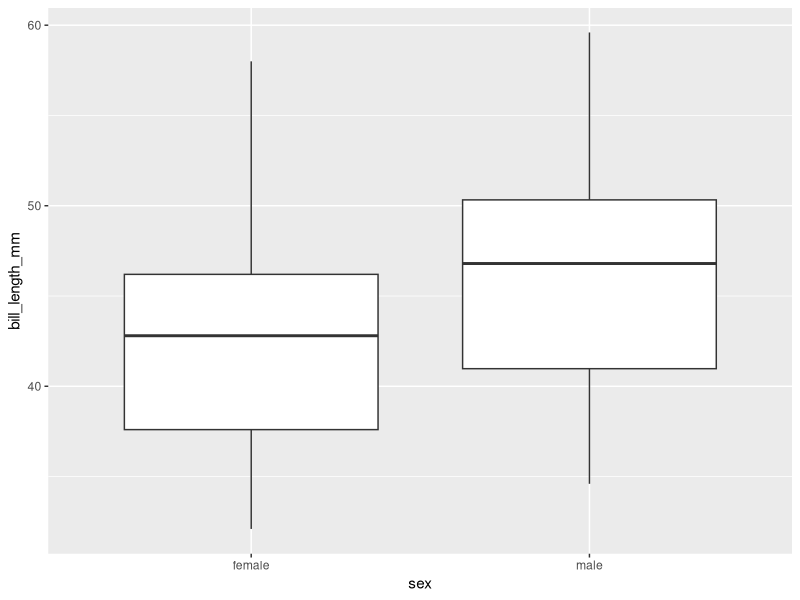
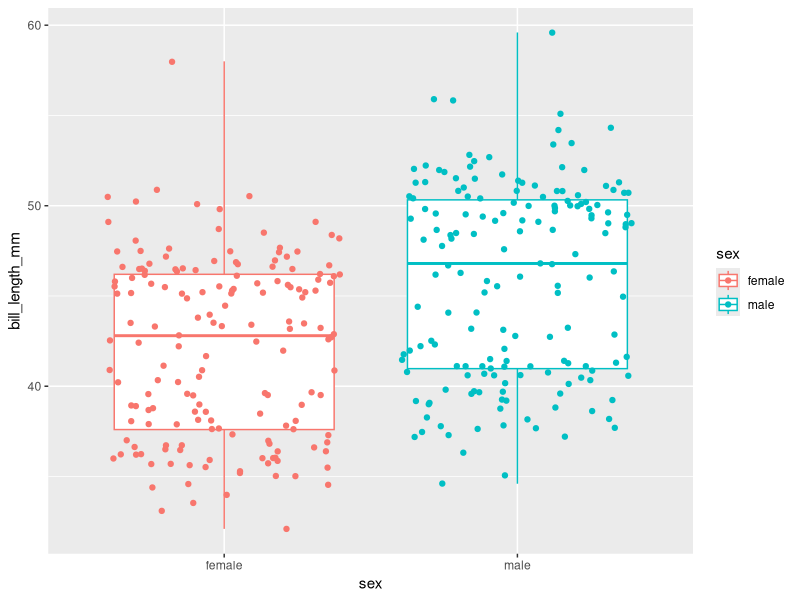
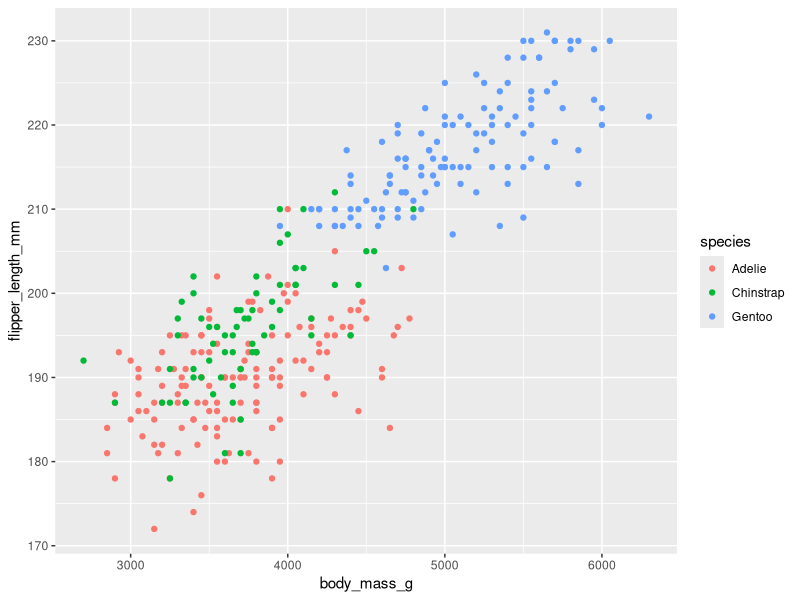
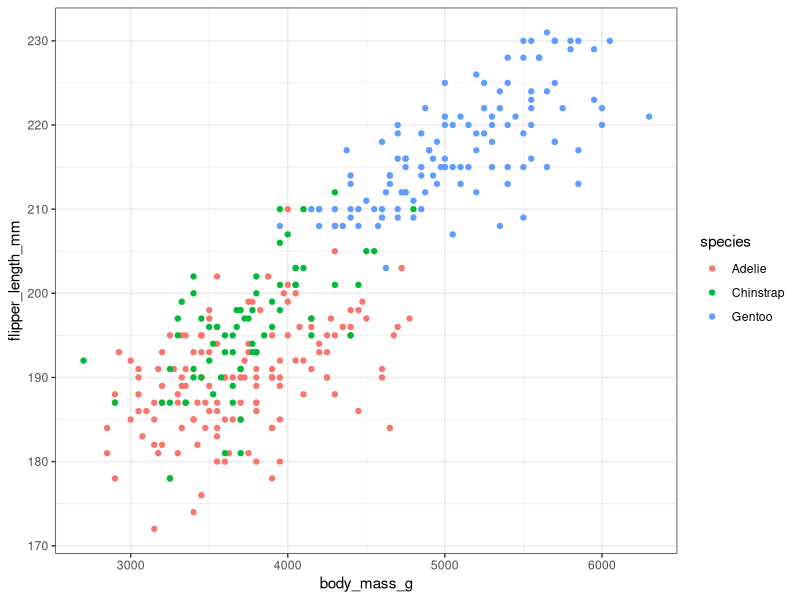
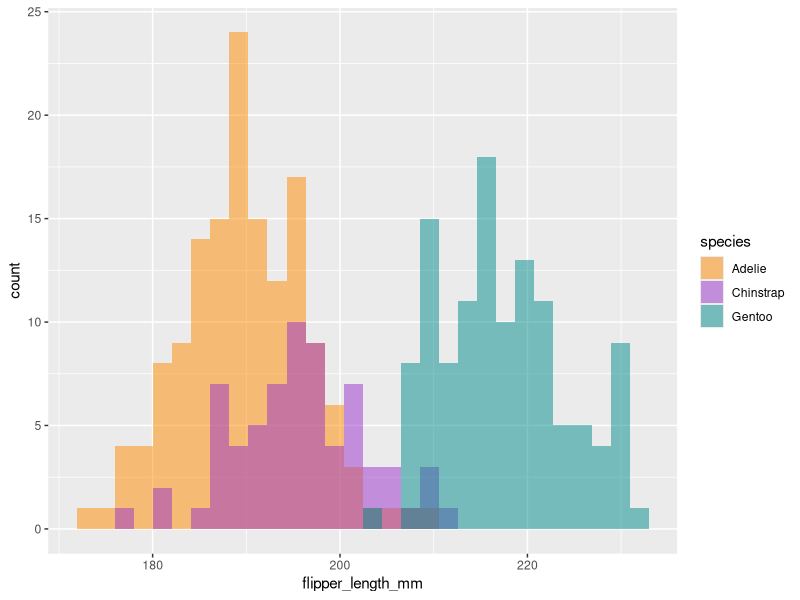
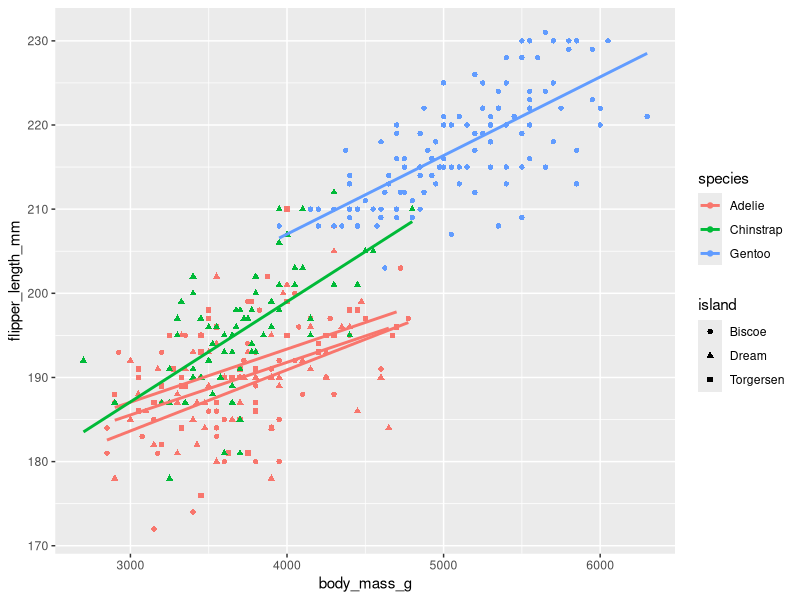
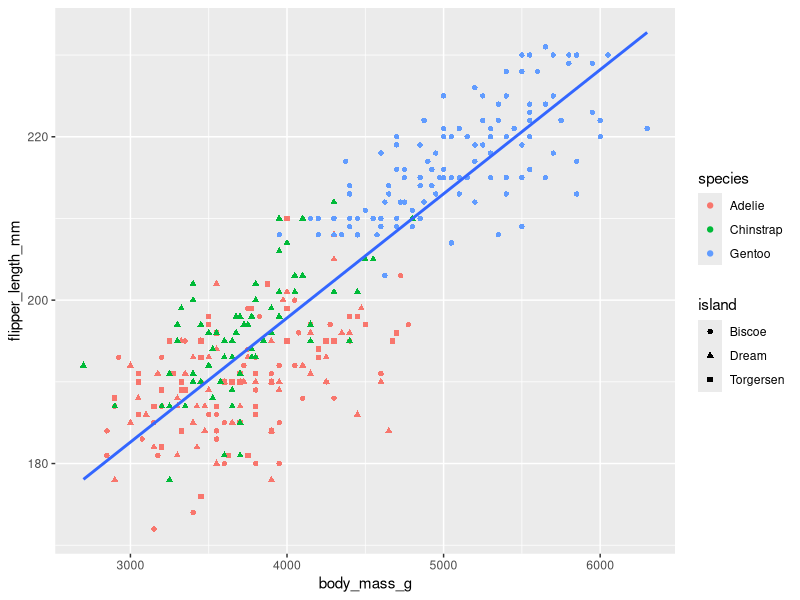

Recreate these plots in R, in order.
## ---- chunk 1
library(tidyverse)
library(palmerpenguins)
## ---- chunk 2
#last inn data
penguins <- palmerpenguins::penguins

#base R
head(penguins)

# Tidy
penguins %>% 
  head()

## ---- chunk 3

#Base R
mean(penguins$body_mass_g, na.rm=T)

# Summarise funksjonen
summarise(penguins, mean_bmg=mean(body_mass_g, na.rm=T))

# Gir samme svar som
penguins %>% 
  summarise(mean_bmg_pipe = mean(body_mass_g, na.rm = T))

#Øvelse: Lag en dplyr kode som finner minimum av nebblengde (bill_length_mm)


## ---- chunk 4

#Tar bort de som mangler body mass måling
penguins %>% 
  filter(!is.na(body_mass_g)) %>%
  summarise(mean_bmg = mean(body_mass_g))

# Kan legge på flere filtreringer
# f.eks bare se på damepingviner fra Biscoe
penguins %>% 
  filter(!is.na(body_mass_g),
         sex=="female",
         island=="Biscoe") %>%
  summarise(mean_bmg = mean(body_mass_g))

## ---- chunk 5

#Bruk select til å velge variabler og sortere etter tyngde
penguins %>%
  select(species, island, body_mass_g)%>%
  arrange(body_mass_g)%>%
  head()

# Bruk sammen med ends_with() til å velge alle lengdevariablene
penguins %>%
  select(species, ends_with("mm"))


#Kombiner og assign (lagre til) ny dataframe
penguins_dream <- penguins %>%
  filter(island=="Dream",
         bill_length_mm<200)%>%
  select(species, island, bill_length_mm, body_mass_g)

head(penguins_dream)

#Lage et datasett uten NA for målinger og kjønn
penguins_filt <- penguins %>%
  filter(!is.na(bill_length_mm))%>%
  filter(!is.na(sex))

## ---- chunk 6
penguins_filt <- penguins_filt %>%
  mutate(pBMI = body_mass_g/flipper_length_mm)

# hvordan ser denne variabelen ut?
penguins_filt %>%
  summarise(mean=mean(pBMI),
            sd=sd(pBMI),
            min=min(pBMI),
            max=max(pBMI)
            )
## ---- chunk 7
# Count penguins for each species and island
penguins %>%
  count(species, island)

## ---- chunk 8

#summarise funksjonen oppsummerer data. Her totalt antall pingviner, og gjennomsnitt neddlengde og -dybde.
penguins %>%
  summarise(n=n(),
            mean_bl = mean(bill_length_mm, na.rm = T),
            mean_bd = mean(bill_depth_mm, na.rm = T)
            )

# Eller bare samme funksjon, her mean(), på alle variabler
penguins_filt %>%
  summarise(across(ends_with("mm"), mean))


# Kan legge inn gruppe for å få gruppevis per øy
penguins_filt %>%
  group_by(island)%>%
  summarise(across(ends_with("mm"), mean))



## ---- chunk 9
# Basic boxplot
penguins_filt %>%
  ggplot(aes(x=sex, y=bill_length_mm))+
  geom_boxplot()

# Basic boxplot men vil ha med data som points (geom_jitter()) og farger (color i aes())
penguins_filt %>%
  ggplot(aes(x=sex, y=bill_length_mm, color=sex))+
  geom_boxplot()+
  geom_jitter()

# Scatterplot, legger til farger i aes()
penguins_filt %>%
  ggplot(aes(x=body_mass_g, y=flipper_length_mm, color=species))+
  geom_point()

# Legger til "theme" for å modifisere utseende
penguins_filt %>%
  ggplot(aes(x=body_mass_g, y=flipper_length_mm, color=species))+
  geom_point()+
  theme_bw()
## ---- chunk 10
# Histogram example: flipper length by species 
penguins_filt %>%
  ggplot(aes(x = flipper_length_mm)) +   
  geom_histogram(aes(fill = species), 
                 alpha = 0.5, 
                 position = "identity") +  
  scale_fill_manual(values = c("darkorange","darkorchid","cyan4"))
## ---- chunk 11

penguins_filt %>%
  ggplot(aes(x=body_mass_g, y=flipper_length_mm
             , colour = species
             ,shape=island
))+
  geom_point()+
  geom_smooth(method = "lm", se = FALSE)
## ---- chunk 12
penguins_filt %>% 
  ggplot(aes(x=body_mass_g, y=flipper_length_mm))+
  geom_point(mapping = aes(colour = species ,shape=island ))+ 
  geom_smooth(method = "lm", se = FALSE)
